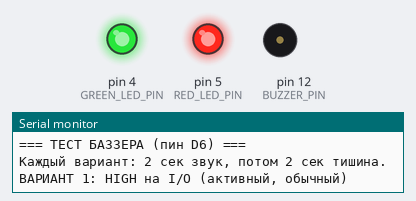
Recording of a sketch running on a simulated Arduino Uno, built with avr-gcc and run on an emulated ATmega328P. On the bench: output pins drawn as LEDs (lit = HIGH), buzzer (waves = sounding), the last lines printed to the serial monitor. Pins used as bus, display or sensor lines are not drawn.

Above: at 1.3 s.
At 9.3 s:
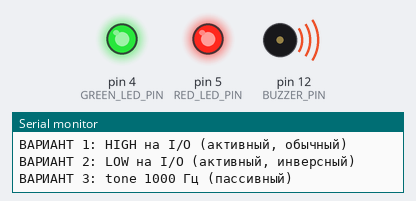
At 15.8 s:
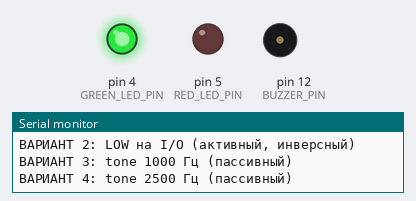
Timing chart, 0 to 22.4 s (numbered marks = the images above):
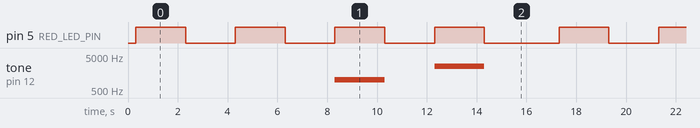

Measured:
- by itself, pin 5 (RED_LED_PIN): repeats every 17.0 s: 3 × (LOW 2.0 s, HIGH 2.0 s), LOW 3.0 s, HIGH 2.0 s
- by itself, tone on pin 12 (BUZZER_PIN): repeats every 17.0 s: silent 2.0 s, 2500 Hz 2.0 s, silent 11.0 s, 1000 Hz 2.0 s

The sketch:

buzzer_test.ino
```cpp
// SafeAir — тест баззера на D6 (GPIO12)
// Скетч по кругу пробует 4 способа включить баззер-модуль.
// Красный светодиод (D1) горит, пока идёт попытка со звуком,
// в мониторе порта (115200) пишется номер варианта.
// Запомни, в каком варианте баззер запищал.

#define BUZZER_PIN 12     // D6
#define RED_LED_PIN 5     // D1
#define GREEN_LED_PIN 4   // D2

void setup() {
  Serial.begin(115200);
  delay(300);
  pinMode(BUZZER_PIN, OUTPUT);
  pinMode(RED_LED_PIN, OUTPUT);
  pinMode(GREEN_LED_PIN, OUTPUT);
  digitalWrite(RED_LED_PIN, LOW);
  digitalWrite(GREEN_LED_PIN, HIGH);
  Serial.println("\n=== ТЕСТ БАЗЗЕРА (пин D6) ===");
  Serial.println("Каждый вариант: 2 сек звук, потом 2 сек тишина.\n");
}

void phase(int number, const char* title) {
  Serial.print("ВАРИАНТ ");
  Serial.print(number);
  Serial.print(": ");
  Serial.println(title);
  digitalWrite(RED_LED_PIN, HIGH);
}

void pause_() {
  digitalWrite(RED_LED_PIN, LOW);
  noTone(BUZZER_PIN);
  delay(2000);
}

void loop() {
  // 1) Активный баззер, включается ВЫСОКИМ уровнем (HIGH = звук)
  phase(1, "HIGH на I/O (активный, обычный)");
  digitalWrite(BUZZER_PIN, HIGH);
  delay(2000);
  digitalWrite(BUZZER_PIN, LOW);
  pause_();

  // 2) Активный баззер, включается НИЗКИМ уровнем (LOW = звук)
  phase(2, "LOW на I/O (активный, инверсный)");
  digitalWrite(BUZZER_PIN, LOW);
  delay(2000);
  digitalWrite(BUZZER_PIN, HIGH);
  pause_();

  // 3) Пассивный баззер: сигнал 1000 Гц
  phase(3, "tone 1000 Гц (пассивный)");
  tone(BUZZER_PIN, 1000);
  delay(2000);
  pause_();

  // 4) Пассивный баззер: сигнал 2500 Гц (резонанс большинства модулей)
  phase(4, "tone 2500 Гц (пассивный)");
  tone(BUZZER_PIN, 2500);
  delay(2000);
  pause_();

  Serial.println("--- круг завершён, повторяю ---\n");
  delay(1000);
}
```
